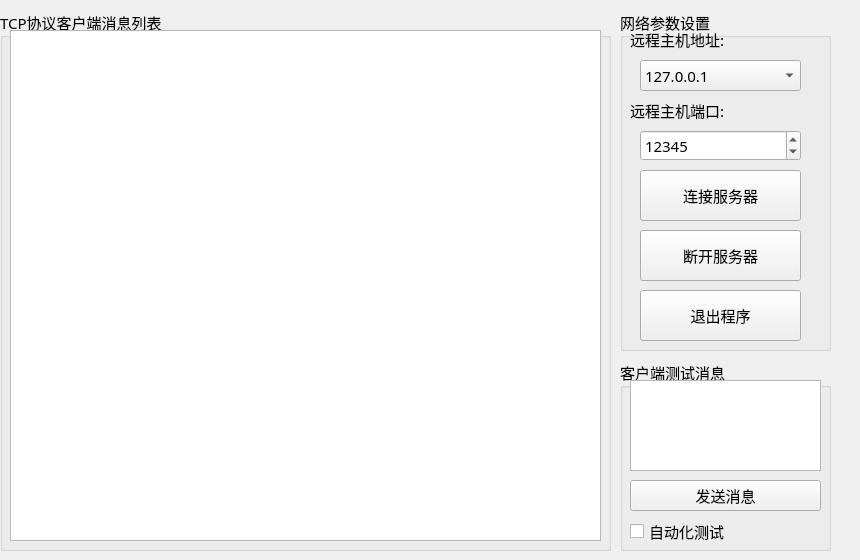
<?xml version="1.0" encoding="UTF-8"?>
<ui version="4.0">
 <class>FormTcpClient</class>
 <widget class="QWidget" name="FormTcpClient">
  <property name="geometry">
   <rect>
    <x>0</x>
    <y>0</y>
    <width>860</width>
    <height>560</height>
   </rect>
  </property>
  <property name="windowTitle">
   <string>Form</string>
  </property>
  <widget class="QGroupBox" name="groupBox">
   <property name="geometry">
    <rect>
     <x>0</x>
     <y>10</y>
     <width>611</width>
     <height>541</height>
    </rect>
   </property>
   <property name="font">
    <font>
     <family>仿宋</family>
     <pointsize>11</pointsize>
    </font>
   </property>
   <property name="title">
    <string>TCP协议客户端消息列表</string>
   </property>
   <widget class="QListWidget" name="listWidget_TCPClientMsg">
    <property name="geometry">
     <rect>
      <x>10</x>
      <y>20</y>
      <width>591</width>
      <height>511</height>
     </rect>
    </property>
    <property name="font">
     <font>
      <family>仿宋</family>
      <pointsize>11</pointsize>
     </font>
    </property>
   </widget>
  </widget>
  <widget class="QGroupBox" name="groupBox_2">
   <property name="geometry">
    <rect>
     <x>620</x>
     <y>10</y>
     <width>211</width>
     <height>341</height>
    </rect>
   </property>
   <property name="font">
    <font>
     <family>仿宋</family>
     <pointsize>11</pointsize>
    </font>
   </property>
   <property name="title">
    <string>网络参数设置</string>
   </property>
   <widget class="QLabel" name="label">
    <property name="geometry">
     <rect>
      <x>10</x>
      <y>20</y>
      <width>121</width>
      <height>19</height>
     </rect>
    </property>
    <property name="font">
     <font>
      <family>仿宋</family>
      <pointsize>11</pointsize>
     </font>
    </property>
    <property name="text">
     <string>远程主机地址:</string>
    </property>
   </widget>
   <widget class="QLabel" name="label_2">
    <property name="geometry">
     <rect>
      <x>10</x>
      <y>90</y>
      <width>121</width>
      <height>21</height>
     </rect>
    </property>
    <property name="font">
     <font>
      <family>仿宋</family>
      <pointsize>11</pointsize>
     </font>
    </property>
    <property name="text">
     <string>远程主机端口:</string>
    </property>
   </widget>
   <widget class="QSpinBox" name="spinBox_TCPClientPort">
    <property name="geometry">
     <rect>
      <x>20</x>
      <y>120</y>
      <width>161</width>
      <height>31</height>
     </rect>
    </property>
    <property name="font">
     <font>
      <family>仿宋</family>
      <pointsize>11</pointsize>
     </font>
    </property>
    <property name="maximum">
     <number>65535</number>
    </property>
    <property name="value">
     <number>12345</number>
    </property>
   </widget>
   <widget class="QPushButton" name="pushButton_TCPClientConnect">
    <property name="geometry">
     <rect>
      <x>20</x>
      <y>160</y>
      <width>161</width>
      <height>51</height>
     </rect>
    </property>
    <property name="font">
     <font>
      <family>仿宋</family>
      <pointsize>11</pointsize>
     </font>
    </property>
    <property name="text">
     <string>连接服务器</string>
    </property>
    <property name="icon">
     <iconset resource="images.qrc">
      <normaloff>:/new/prefix1/images/connect.ico</normaloff>:/new/prefix1/images/connect.ico</iconset>
    </property>
   </widget>
   <widget class="QPushButton" name="pushButton_TCPClientDisconnect">
    <property name="geometry">
     <rect>
      <x>20</x>
      <y>220</y>
      <width>161</width>
      <height>51</height>
     </rect>
    </property>
    <property name="font">
     <font>
      <family>仿宋</family>
      <pointsize>11</pointsize>
     </font>
    </property>
    <property name="text">
     <string>断开服务器</string>
    </property>
    <property name="icon">
     <iconset resource="images.qrc">
      <normaloff>:/new/prefix1/images/disconnect.ico</normaloff>:/new/prefix1/images/disconnect.ico</iconset>
    </property>
   </widget>
   <widget class="QPushButton" name="pushButton_TCPClientQuit">
    <property name="geometry">
     <rect>
      <x>20</x>
      <y>280</y>
      <width>161</width>
      <height>51</height>
     </rect>
    </property>
    <property name="font">
     <font>
      <family>仿宋</family>
      <pointsize>11</pointsize>
     </font>
    </property>
    <property name="text">
     <string>退出程序</string>
    </property>
    <property name="icon">
     <iconset resource="images.qrc">
      <normaloff>:/new/prefix1/images/exit.ico</normaloff>:/new/prefix1/images/exit.ico</iconset>
    </property>
   </widget>
   <widget class="QComboBox" name="comboBox_TCPClientIP">
    <property name="geometry">
     <rect>
      <x>20</x>
      <y>50</y>
      <width>161</width>
      <height>31</height>
     </rect>
    </property>
    <property name="font">
     <font>
      <family>仿宋</family>
      <pointsize>11</pointsize>
     </font>
    </property>
    <item>
     <property name="text">
      <string>127.0.0.1</string>
     </property>
    </item>
   </widget>
  </widget>
  <widget class="QGroupBox" name="groupBox_3">
   <property name="geometry">
    <rect>
     <x>620</x>
     <y>360</y>
     <width>211</width>
     <height>191</height>
    </rect>
   </property>
   <property name="font">
    <font>
     <family>仿宋</family>
     <pointsize>11</pointsize>
    </font>
   </property>
   <property name="title">
    <string>客户端测试消息</string>
   </property>
   <widget class="QPlainTextEdit" name="plainTextEdit_TCPClientSendData">
    <property name="geometry">
     <rect>
      <x>10</x>
      <y>20</y>
      <width>191</width>
      <height>91</height>
     </rect>
    </property>
    <property name="font">
     <font>
      <family>仿宋</family>
      <pointsize>11</pointsize>
     </font>
    </property>
   </widget>
   <widget class="QPushButton" name="pushButton_TCPClientSendMsg">
    <property name="geometry">
     <rect>
      <x>10</x>
      <y>120</y>
      <width>191</width>
      <height>31</height>
     </rect>
    </property>
    <property name="font">
     <font>
      <family>仿宋</family>
      <pointsize>11</pointsize>
     </font>
    </property>
    <property name="text">
     <string>发送消息</string>
    </property>
    <property name="icon">
     <iconset resource="images.qrc">
      <normaloff>:/new/prefix1/images/sendmsg2.ico</normaloff>:/new/prefix1/images/sendmsg2.ico</iconset>
    </property>
   </widget>
   <widget class="QCheckBox" name="checkBox_TCPClientAutoText">
    <property name="geometry">
     <rect>
      <x>10</x>
      <y>160</y>
      <width>191</width>
      <height>23</height>
     </rect>
    </property>
    <property name="font">
     <font>
      <family>仿宋</family>
      <pointsize>11</pointsize>
     </font>
    </property>
    <property name="text">
     <string>自动化测试</string>
    </property>
   </widget>
  </widget>
 </widget>
 <resources>
  <include location="images.qrc"/>
 </resources>
 <connections/>
</ui>
